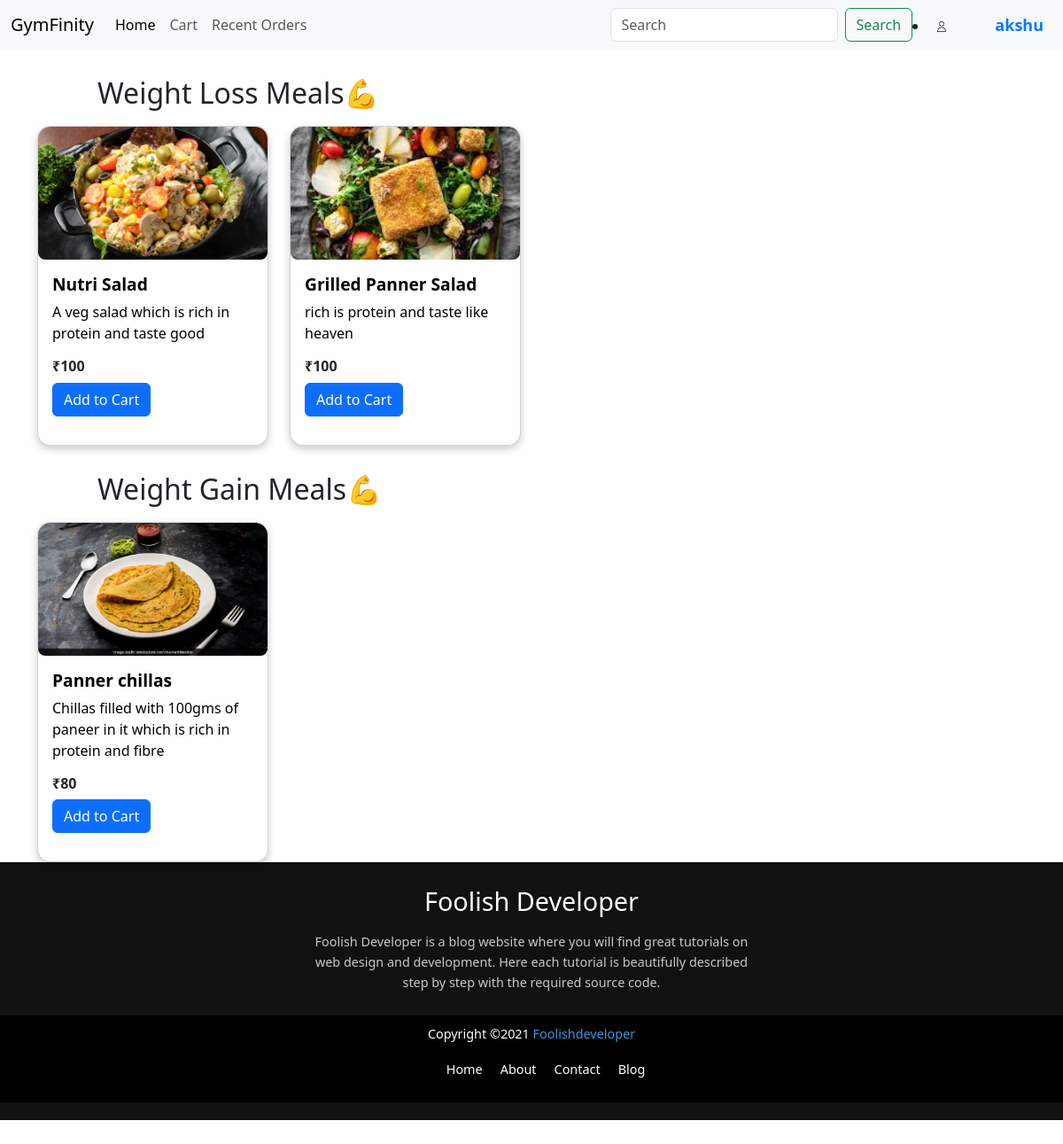
The app's page /foodi/foodi/veg/ (signed in) with its own data.
### foodi/models.py (models this page shows, shortened)
class food(models.Model):
    type_of_food = [
    ("VEG", "VEGETARIAN"),
    ("NON-VEG", "NON-VEGETARIAN"),
]
    food_catagory = [
    ("WL", "WEIGHT-LOSS"),
    ("WG", "WEIGHT-GAIN"),
]
    food_name = models.CharField(max_length=30)
    food_type = models.CharField(max_length=7, choices=type_of_food)
    catagory = models.CharField(max_length=2, choices=food_catagory)
    photo = models.ImageField(upload_to='photos/')
    discription = models.TextField()
    price = models.IntegerField(null=False, default=100)

### foodi/views.py (the view)
# urls.py: path('foodi/veg/', views.meal_category, {'meal_type': 'veg'}, name='veg_meal'),
def meal_category(request, meal_type):
    if meal_type == "veg":
        foods = food.objects.filter(food_type="VEG")
        template = 'veg_meal.html'
    elif meal_type == "nonveg":
        foods = food.objects.filter(food_type="NON-VEG")
        template = 'nonveg.html'
    else:
        return HttpResponse("Invalid meal type", status=404)
    return render(request, template, {'foods': foods})

### foodi/templates/veg_meal.html (shortened to what this page needs)
{% extends "layout.html" %}
{% load static %}
{% block content %}
<h2 class="text bold" style="padding-top: 30px; padding-bottom: 10px; margin-left:110px">Weight Loss Meals💪</h2>
<div class="container">
    <div class="row row-cols-1 row-cols-md-4 g-4">
        {% for f in foods %}
            {% if f.food_type == "VEG" and f.catagory == "WL" %}
                <div class="col">
                    <div class="card h-100 mb-3">
                        <img src="{{f.photo.url}}" class="card-img-top" alt="Product Image" style="height: 150px; object-fit: cover; border-radius: 8px;">
                        <div class="card-body">
                            <h5 class="card-title" style="color:black;">{{f.food_name}}</h5>
                            <p class="card-text" style="color:black;">{{f.discription}}</p>
                            <h6 class="card-price" style="font-weight:600">₹{{f.price}}</h6>
                            <a href="{% url 'add_to_cart' f.id %}"><button class="btn btn-primary">Add to Cart</button></a>
                        </div>
                    </div>
                </div>
            {% endif %}
        {% endfor %}
    </div>
</div>
<h2 class="text bold" style="padding-top: 30px; padding-bottom: 10px; margin-left:110px">Weight Gain Meals💪</h2>
<div class="container">
    <div class="row row-cols-1 row-cols-md-4 g-4">
        {% for f in foods %}
            {% if f.food_type == "VEG" and f.catagory == "WG" %}
                <div class="col">
                    <div class="card h-100 mb-3">
                        <img src="{{f.photo.url}}" class="card-img-top" alt="Product Image" style="height: 150px; object-fit: cover; border-radius: 8px;">
                        <div class="card-body">
                            <h5 class="card-title" style="color:black;">{{f.food_name}}</h5>
                            <p class="card-text" style="color:black;">{{f.discription}}</p>
                            <h6 class="card-price" style="font-weight:600">₹{{f.price}}</h6>
                            <a href="{% url 'add_to_cart' f.id %}"><button class="btn btn-primary">Add to Cart</button></a>
                        </div>
                    </div>
                </div>
            {% endif %}
        {% endfor %}
    </div>
</div>
{% endblock content %}

### templates/layout.html (shortened to what this page needs)
{% load static %}
<html lang="en">
<head>
    <link href="https://cdn.jsdelivr.net/npm/bootstrap@5.3.3/dist/css/bootstrap.min.css" rel="stylesheet">
    <link rel="stylesheet" href="{% static 'style.css' %}">
</head>
</head>
<body>
    <nav class="navbar navbar-expand-lg bg-body-tertiary">
        <div class="container-fluid">
          <a class="navbar-brand" href="#">GymFinity</a>
          <div class="collapse navbar-collapse" id="navbarSupportedContent">
            <ul class="navbar-nav me-auto mb-2 mb-lg-0 ">
              <li class="nav-item">
                <a class="nav-link active" aria-current="page" href="{% url 'home' %}">Home</a>
              </li>
              <li class="nav-item">
                <a class="nav-link" href="{% url 'view_cart' %}">Cart</a>
              </li>
              <li class="nav-item dropdown">
                <a class="nav-link" href="#">Recent Orders</a>
              </li>
            </ul>
            <form class="d-flex" role="search">
              <input class="form-control me-2" type="search" placeholder="Search" aria-label="Search">
              <button class="btn btn-outline-success" type="submit">Search</button>
            </form>
            <li class="nav-item user">
              {% if user.is_authenticated %}
              <img src="{% static 'userpng.png' %}" alt="User Avatar" class="avatar">
                  <span class="username">{{ user.username }}</span>
              {% else %}
                  <a href="{% url 'login' %}" class="nav-link">Login</a>
                  <a href="{% url 'register' %}" class="nav-link">Register</a>
              {% endif %}
          </li>
          </div>
        </div>
      </nav>
    {% block content %}
    {% endblock content %}
 <footer>
  <div class="footer-content">
      <h3>Foolish Developer</h3>
      <p>Foolish Developer is a blog website where you will find great tutorials on web design and development. Here each tutorial is beautifully described step by step with the required source code.</p>
  </div>
  <div class="footer-bottom">
      <p>Copyright &copy;2021 <a href="#">Foolishdeveloper</a></p>
      <div class="footer-menu">
          <ul>
              <li><a href="#">Home</a></li>
              <li><a href="#">About</a></li>
              <li><a href="#">Contact</a></li>
              <li><a href="#">Blog</a></li>
          </ul>
      </div>
  </div>
</footer>
</body>
</html>

### static/style.css (style rules this page uses)
* { margin: 0; padding: 0; box-sizing: border-box; }
html, body { height: 100%; display: flex; flex-direction: column; overflow-x: hidden; }
footer { background: #111; color: #fff; text-align: center; padding: 20px 0; width: 100%; }
.card { border-radius: 15px; overflow: hidden; box-shadow: 0px 4px 10px rgba(0, 0, 0, 0.2); position: relative; }
.card-title { font-size: 1.2rem; font-weight: bold; color: #ebb400; }
.card-text { font-size: 1rem; color: #f8f9fa; }
.footer-content h3 { font-size: 1.8rem; font-weight: 500; line-height: 3rem; }
.footer-content p { max-width: 500px; margin: 10px auto; line-height: 1.6; color: #cac7c7; font-size: 0.9rem; }
.footer-bottom { background: #000; padding: 10px 0; text-align: center; }
.footer-bottom p { font-size: 0.9rem; color: #fff; }
.footer-bottom a { color: #3498db; text-decoration: none; }
.footer-menu ul { list-style: none; display: flex; justify-content: center; margin-top: 10px; }
.footer-menu ul li { padding: 0 10px; }
.footer-menu ul li a { color: #fff; text-decoration: none; font-size: 0.9rem; }
.nav-item.user .username { font-weight: bold; color: #007bff; padding: 0 10px; font-size: 18px; }
.nav-item.user .username::before { content: url('userpng.png'); display: inline-block; width: 20px; height: 20px; margin-right: 8px; vertical-align: middle; }
.nav-item.user .avatar { width: 20px; height: 20px; margin-right: 8px; vertical-align: middle; border-radius: 50%; }
body::after { content: ""; display: block; height: 0; }

### records on screen
food: photo (picture), food_name "Nutri Salad", discription "A veg salad which is rich in protein and taste good", price "100"
food: photo (picture), food_name "Grilled Panner Salad", discription "rich is protein and taste like heaven", price "100"
food: photo (picture), food_name "Panner chillas", discription "Chillas filled with 100gms of paneer in it which is rich in protein and fibre", price "80"

### other values on screen
{{ user.username }} "akshu"
